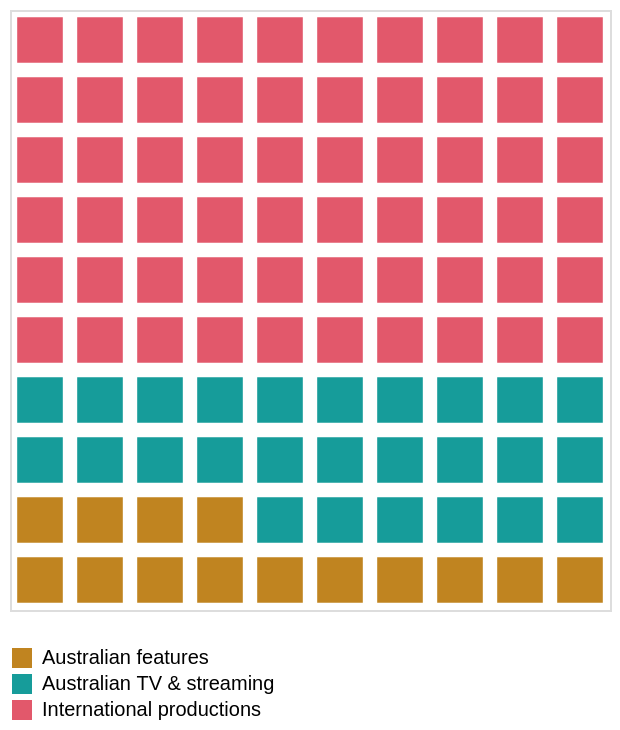

Write a Vega-Lite specification for this figure.
### Vega-Lite specification from a JSON file in a GitHub repository (floating-point values rounded to 4 significant figures)
{"$schema": "https://vega.github.io/schema/vega-lite/v5.json", "description": "Waffle chart: every $100 of drama production spend in Australia, 2024/25", "width": 300, "height": 300, "data": {"values": [{"category": "Australian features", "squares": 14, "spend_m": 379}, {"category": "Australian TV & streaming", "squares": 26, "spend_m": 688}, {"category": "International productions", "squares": 60, "spend_m": 1623}]}, "transform": [{"window": [{"op": "sum", "field": "squares", "as": "cum"}]}, {"calculate": "datum.cum - datum.squares", "as": "start"}, {"calculate": "sequence(datum.start, datum.cum)", "as": "idx"}, {"flatten": ["idx"]}, {"calculate": "datum.idx % 10", "as": "col"}, {"calculate": "floor(datum.idx / 10)", "as": "row"}], "mark": {"type": "square", "size": 520, "cornerRadius": 2, "opacity": 1}, "encoding": {"x": {"field": "col", "type": "ordinal", "axis": null}, "y": {"field": "row", "type": "ordinal", "axis": null, "sort": "descending"}, "color": {"field": "category", "type": "nominal", "title": null, "scale": {"domain": ["Australian features", "Australian TV & streaming", "International productions"], "range": ["#C08420", "#169C9A", "#E2586B"]}, "legend": {"orient": "bottom", "direction": "vertical"}}, "tooltip": [{"field": "category", "title": "Type"}, {"field": "spend_m", "title": "Spend ($m)", "format": ",.0f"}, {"field": "squares", "title": "Out of every $100"}], "opacity": {"condition": {"param": "hl", "empty": true, "value": 1}, "value": 0.2}}, "params": [{"name": "hl", "select": {"type": "point", "fields": ["category"], "on": "pointerover", "clear": "pointerout"}, "bind": "legend"}]}
